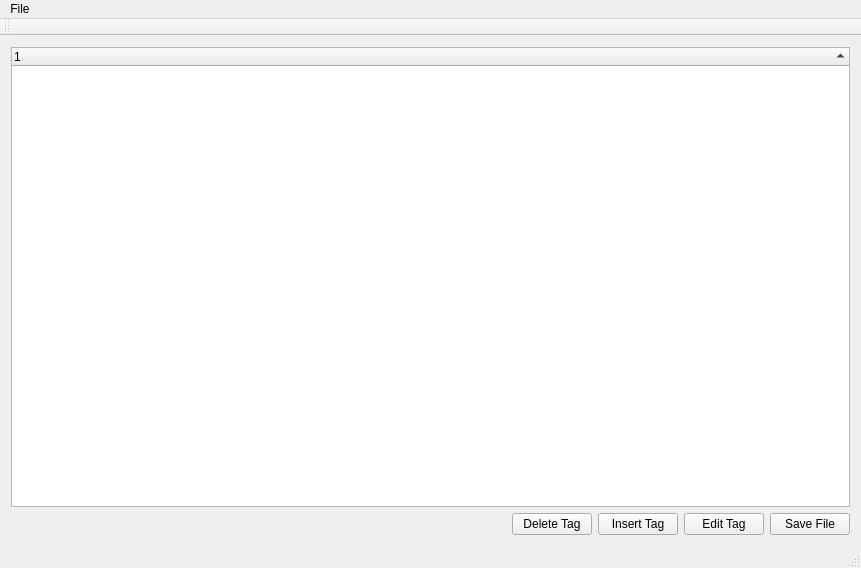
<?xml version="1.0" encoding="UTF-8"?>
<ui version="4.0">
 <class>ExtractorClass</class>
 <widget class="QMainWindow" name="ExtractorClass">
  <property name="geometry">
   <rect>
    <x>0</x>
    <y>0</y>
    <width>861</width>
    <height>568</height>
   </rect>
  </property>
  <property name="windowTitle">
   <string>Extractor</string>
  </property>
  <widget class="QWidget" name="centralWidget">
   <layout class="QVBoxLayout" name="verticalLayout">
    <item>
     <widget class="QTreeWidget" name="treeWidget">
      <property name="sortingEnabled">
       <bool>true</bool>
      </property>
      <property name="columnCount">
       <number>1</number>
      </property>
      <column>
       <property name="text">
        <string notr="true">1</string>
       </property>
      </column>
     </widget>
    </item>
    <item>
     <layout class="QHBoxLayout" name="horizontalLayout">
      <item>
       <spacer name="horizontalSpacer">
        <property name="orientation">
         <enum>Qt::Horizontal</enum>
        </property>
        <property name="sizeHint" stdset="0">
         <size>
          <width>40</width>
          <height>20</height>
         </size>
        </property>
       </spacer>
      </item>
      <item>
       <widget class="QPushButton" name="pushButtonDelete">
        <property name="text">
         <string>Delete Tag</string>
        </property>
       </widget>
      </item>
      <item>
       <widget class="QPushButton" name="pushButtonInsert">
        <property name="text">
         <string>Insert Tag</string>
        </property>
       </widget>
      </item>
      <item>
       <widget class="QPushButton" name="pushButtonEdit">
        <property name="text">
         <string>Edit Tag</string>
        </property>
       </widget>
      </item>
      <item>
       <widget class="QPushButton" name="pushButton">
        <property name="text">
         <string>Save File</string>
        </property>
       </widget>
      </item>
     </layout>
    </item>
   </layout>
  </widget>
  <widget class="QMenuBar" name="menuBar">
   <property name="geometry">
    <rect>
     <x>0</x>
     <y>0</y>
     <width>861</width>
     <height>21</height>
    </rect>
   </property>
   <widget class="QMenu" name="menuFile">
    <property name="title">
     <string>File</string>
    </property>
    <addaction name="actionOpen"/>
   </widget>
   <addaction name="menuFile"/>
  </widget>
  <widget class="QToolBar" name="mainToolBar">
   <attribute name="toolBarArea">
    <enum>TopToolBarArea</enum>
   </attribute>
   <attribute name="toolBarBreak">
    <bool>false</bool>
   </attribute>
  </widget>
  <widget class="QStatusBar" name="statusBar"/>
  <action name="actionOpen">
   <property name="text">
    <string>Open</string>
   </property>
  </action>
 </widget>
 <layoutdefault spacing="6" margin="11"/>
 <resources>
  <include location="Extractor.qrc"/>
 </resources>
 <connections>
  <connection>
   <sender>pushButtonDelete</sender>
   <signal>clicked()</signal>
   <receiver>ExtractorClass</receiver>
   <slot>onDeleteTag()</slot>
   <hints>
    <hint type="sourcelabel">
     <x>573</x>
     <y>533</y>
    </hint>
    <hint type="destinationlabel">
     <x>182</x>
     <y>722</y>
    </hint>
   </hints>
  </connection>
  <connection>
   <sender>pushButtonInsert</sender>
   <signal>clicked()</signal>
   <receiver>ExtractorClass</receiver>
   <slot>onInsertTag()</slot>
   <hints>
    <hint type="sourcelabel">
     <x>647</x>
     <y>529</y>
    </hint>
    <hint type="destinationlabel">
     <x>636</x>
     <y>633</y>
    </hint>
   </hints>
  </connection>
  <connection>
   <sender>pushButtonEdit</sender>
   <signal>clicked()</signal>
   <receiver>ExtractorClass</receiver>
   <slot>onEditTag()</slot>
   <hints>
    <hint type="sourcelabel">
     <x>743</x>
     <y>525</y>
    </hint>
    <hint type="destinationlabel">
     <x>717</x>
     <y>686</y>
    </hint>
   </hints>
  </connection>
  <connection>
   <sender>pushButton</sender>
   <signal>clicked()</signal>
   <receiver>ExtractorClass</receiver>
   <slot>onSaveFile()</slot>
   <hints>
    <hint type="sourcelabel">
     <x>810</x>
     <y>519</y>
    </hint>
    <hint type="destinationlabel">
     <x>809</x>
     <y>543</y>
    </hint>
   </hints>
  </connection>
 </connections>
 <slots>
  <slot>onSaveFile()</slot>
 </slots>
</ui>
